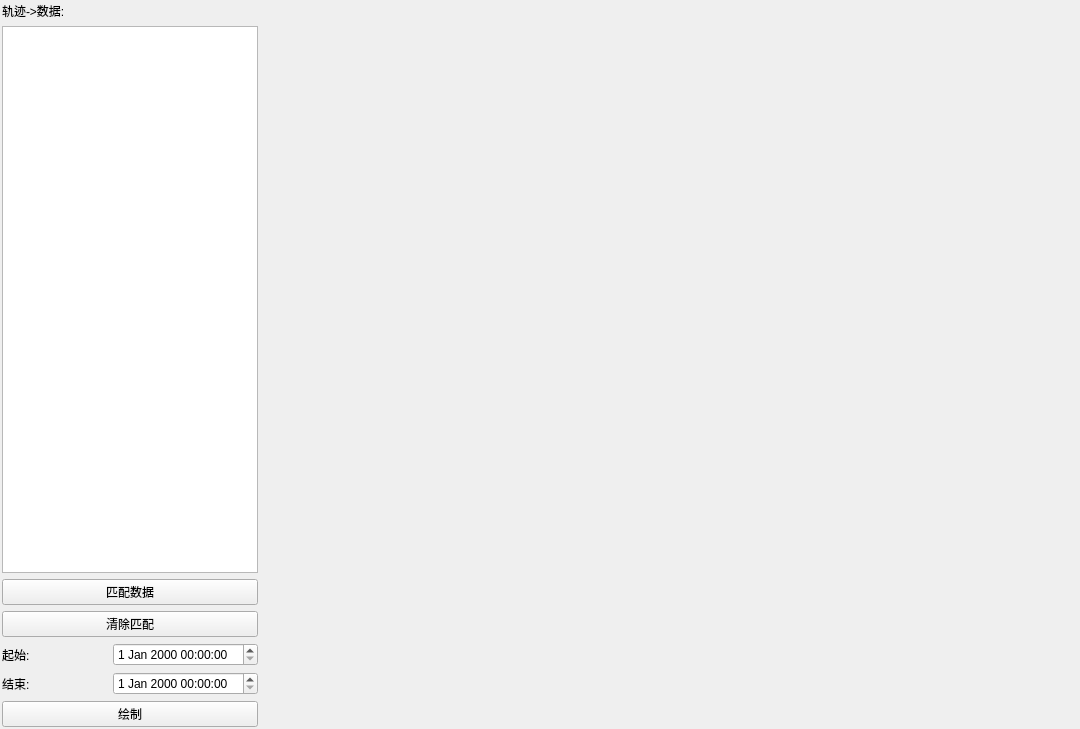
<?xml version="1.0" encoding="UTF-8"?>
<ui version="4.0">
 <class>FlightAndRaster</class>
 <widget class="QMainWindow" name="FlightAndRaster">
  <property name="geometry">
   <rect>
    <x>0</x>
    <y>0</y>
    <width>1080</width>
    <height>729</height>
   </rect>
  </property>
  <property name="windowTitle">
   <string>经向剖面</string>
  </property>
  <widget class="QWidget" name="centralwidget">
   <layout class="QGridLayout" name="gridLayout_2">
    <property name="margin">
     <number>0</number>
    </property>
    <item row="0" column="0">
     <layout class="QGridLayout" name="gridLayout">
      <property name="margin">
       <number>2</number>
      </property>
      <item row="4" column="1">
       <widget class="QDateTimeEdit" name="dateTimeEdit"/>
      </item>
      <item row="5" column="1">
       <widget class="QDateTimeEdit" name="dateTimeEdit_2"/>
      </item>
      <item row="1" column="2" rowspan="6">
       <widget class="QFrame" name="frame">
        <property name="sizePolicy">
         <sizepolicy hsizetype="Expanding" vsizetype="Expanding">
          <horstretch>0</horstretch>
          <verstretch>0</verstretch>
         </sizepolicy>
        </property>
        <property name="minimumSize">
         <size>
          <width>200</width>
          <height>0</height>
         </size>
        </property>
        <property name="frameShape">
         <enum>QFrame::NoFrame</enum>
        </property>
        <property name="frameShadow">
         <enum>QFrame::Plain</enum>
        </property>
       </widget>
      </item>
      <item row="4" column="0">
       <widget class="QLabel" name="label">
        <property name="text">
         <string>起始:</string>
        </property>
       </widget>
      </item>
      <item row="5" column="0">
       <widget class="QLabel" name="label_2">
        <property name="text">
         <string>结束:</string>
        </property>
       </widget>
      </item>
      <item row="1" column="0" colspan="2">
       <widget class="QListWidget" name="DateTimeListWidget">
        <property name="sizePolicy">
         <sizepolicy hsizetype="Fixed" vsizetype="Expanding">
          <horstretch>0</horstretch>
          <verstretch>0</verstretch>
         </sizepolicy>
        </property>
        <property name="minimumSize">
         <size>
          <width>130</width>
          <height>0</height>
         </size>
        </property>
        <property name="maximumSize">
         <size>
          <width>400</width>
          <height>16777215</height>
         </size>
        </property>
        <property name="selectionMode">
         <enum>QAbstractItemView::MultiSelection</enum>
        </property>
        <property name="selectionBehavior">
         <enum>QAbstractItemView::SelectRows</enum>
        </property>
       </widget>
      </item>
      <item row="6" column="0" colspan="2">
       <widget class="QPushButton" name="pushButton">
        <property name="text">
         <string>绘制</string>
        </property>
       </widget>
      </item>
      <item row="0" column="0">
       <widget class="QLabel" name="label_3">
        <property name="text">
         <string>轨迹-&gt;数据:</string>
        </property>
       </widget>
      </item>
      <item row="2" column="0" colspan="2">
       <widget class="QPushButton" name="pushButton_2">
        <property name="text">
         <string>匹配数据</string>
        </property>
       </widget>
      </item>
      <item row="3" column="0" colspan="2">
       <widget class="QPushButton" name="pushButton_3">
        <property name="text">
         <string>清除匹配</string>
        </property>
       </widget>
      </item>
     </layout>
    </item>
   </layout>
  </widget>
  <widget class="QMenuBar" name="menubar">
   <property name="enabled">
    <bool>false</bool>
   </property>
   <property name="geometry">
    <rect>
     <x>0</x>
     <y>0</y>
     <width>1080</width>
     <height>23</height>
    </rect>
   </property>
  </widget>
 </widget>
 <resources/>
 <connections/>
</ui>
